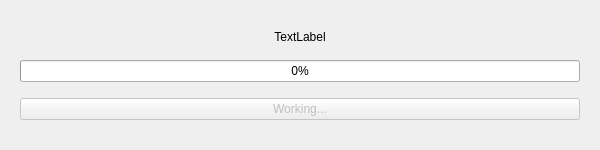
<?xml version="1.0" encoding="UTF-8"?>
<ui version="4.0">
 <class>Dialog</class>
 <widget class="QDialog" name="Dialog">
  <property name="geometry">
   <rect>
    <x>0</x>
    <y>0</y>
    <width>600</width>
    <height>150</height>
   </rect>
  </property>
  <property name="windowTitle">
   <string>Dialog</string>
  </property>
  <layout class="QVBoxLayout" name="verticalLayout_2">
   <item>
    <widget class="QWidget" name="widget" native="true">
     <layout class="QVBoxLayout" name="verticalLayout">
      <item>
       <widget class="QLabel" name="progress_text">
        <property name="sizePolicy">
         <sizepolicy hsizetype="Preferred" vsizetype="Maximum">
          <horstretch>0</horstretch>
          <verstretch>0</verstretch>
         </sizepolicy>
        </property>
        <property name="text">
         <string>TextLabel</string>
        </property>
        <property name="alignment">
         <set>Qt::AlignCenter</set>
        </property>
       </widget>
      </item>
      <item>
       <widget class="QProgressBar" name="progress_bar">
        <property name="sizePolicy">
         <sizepolicy hsizetype="Preferred" vsizetype="Fixed">
          <horstretch>0</horstretch>
          <verstretch>0</verstretch>
         </sizepolicy>
        </property>
        <property name="value">
         <number>0</number>
        </property>
       </widget>
      </item>
      <item>
       <widget class="QPushButton" name="finish_button">
        <property name="enabled">
         <bool>false</bool>
        </property>
        <property name="sizePolicy">
         <sizepolicy hsizetype="Preferred" vsizetype="Fixed">
          <horstretch>0</horstretch>
          <verstretch>0</verstretch>
         </sizepolicy>
        </property>
        <property name="text">
         <string>Working...</string>
        </property>
       </widget>
      </item>
     </layout>
    </widget>
   </item>
  </layout>
 </widget>
 <resources/>
 <connections/>
</ui>
